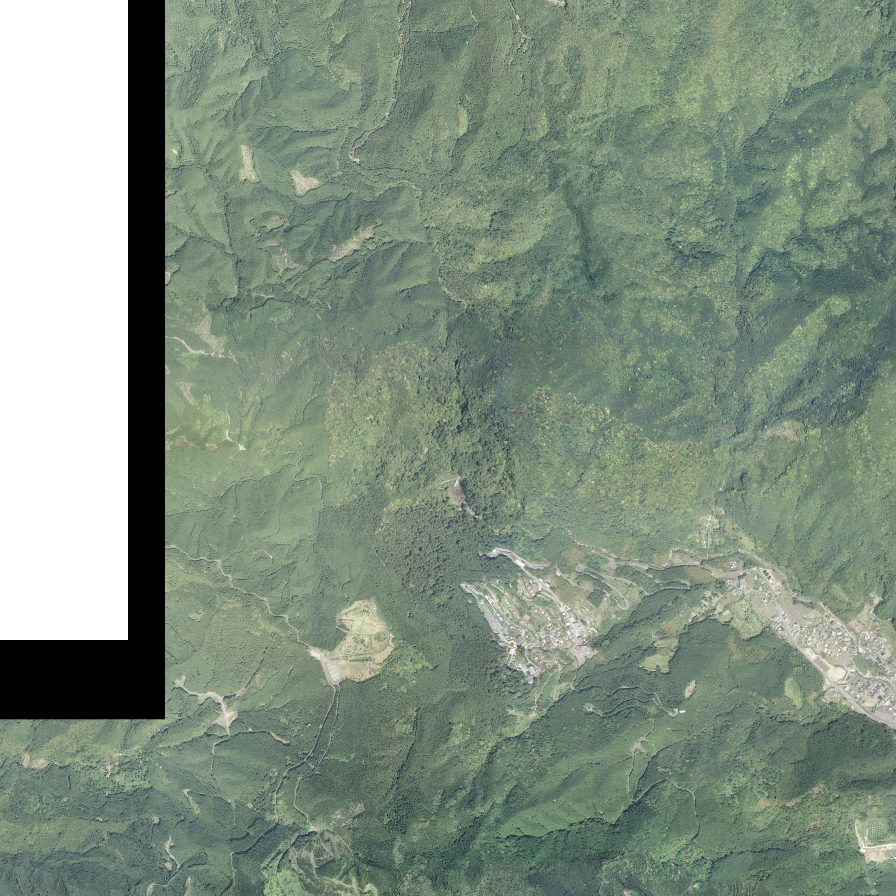
#> input picture travel_shorts/nachi/maps/ort_z16.jpg, 1792 x 1792 px (shown at 1/2 size)
$ python spot.py
#> lines starting #> are read from the running program, lines starting #| are printed output that depends on the picture
### tools/aerial_full.py
#!/usr/bin/env python3
"""全画面（1080x1920）の航空写真の場面を作る部品。spot.py から使う。

  A = Aerial(path_to_photo_jpg)                        # 国土地理院の航空写真（つないだもの）
  A.view(lt, center=(x, y), s0=1.0, s1=0.8, dur=5)    # ゆっくりズーム
  A.ring(lt, t, center, at=(x, y))                     # 指定した場所に、広がる光の輪
  A.flow(lt, t, center, path=[(x,y),...])              # 道すじにそって光る粒が流れる
座標はすべて航空写真の画像の上のピクセル。
"""
import math
import random

from PIL import Image, ImageChops, ImageDraw, ImageEnhance, ImageFilter

SW, SH = 1080, 1920
GOLD = (255, 214, 120)


class Aerial:
    def __init__(self, path, base_w=560):
#> called with path = 'travel_shorts/nachi/maps/ort_z16.jpg', base_w = 620
        self.im = Image.open(path).convert("RGB")
#> self.im is the input picture: PIL image 1792x1792 RGB; mean R, G, B 128, 144.2, 128.1
        self.bw = base_w  # scale=1 のときに切り出す幅（px）
        r = random.Random(3)
        self.pts = [(r.random(), r.gauss(0, 1), r.uniform(0.7, 1.3)) for _ in range(140)]

    def box(self, center, scale):
        w, h = self.bw * scale, self.bw * scale * SH / SW
        return (center[0] - w / 2, center[1] - h / 2, center[0] + w / 2, center[1] + h / 2)

    def scr(self, box, x, y):
        return (x - box[0]) * SW / (box[2] - box[0]), (y - box[1]) * SH / (box[3] - box[1])

    # [11 lines left out: functions frame, view, not called in this run]

    @staticmethod
    def glow(base, lay, blur=10):
        return ImageChops.add(ImageChops.add(base, lay.filter(ImageFilter.GaussianBlur(blur))), lay)

    # [38 lines left out: functions ring, flow, not called in this run]

### travel_shorts/nachi/spot.py
"""ふしぎな絶景の科学 那智の滝（30秒・全画面）

事実の根拠:
- 一段で落ちる滝として日本一の落差。幅13mの滝口から133m下の滝つぼへ落ちる。熊野那智大社の別宮・飛瀧神社の御神体。
  国の名勝。熊野那智大社は世界遺産「紀伊山地の霊場と参詣道」の一部 … 国土交通省 観光庁 多言語解説・和歌山県
- 滝の固い岩盤は、約1400万年前のマグマだまりが冷えて固まったもの。まわりのもろい地層がけずられて岩棚が残った … 国土交通省 観光庁 多言語解説
- 固く浸食に強い火成岩と、やわらかく浸食を受けやすい地層の境目にできた滝 … 和歌山県
- 産総研シームレス地質図：滝の場所は中新世（ランギアン期〜サーラバリアン期）の花崗岩類（熊野酸性岩類）、東どなりは砂岩泥岩互層
"""
import math
import os
import sys

from PIL import Image, ImageChops, ImageDraw, ImageFilter

sys.path.insert(0, os.path.join(os.path.dirname(os.path.abspath(__file__)), "..", "..", "tools"))
from aerial_full import Aerial, SW, SH  # noqa: E402

FULL = True
TITLE = "ふしぎな絶景の科学"
ACCENT = (150, 220, 255)
PLACE = dict(name="那智の滝", pref="和歌山県那智勝浦町", lat=33.6756, lon=135.8875)
MAP_CREDITS = ["航空写真: 出典 国土地理院（電子国土基本図（オルソ画像）を加工して作成）",
               "地質: 出典 産総研地質調査総合センター（20万分の1日本シームレス地質図V2）を加工して作成"]

_M = os.path.join(os.path.dirname(os.path.abspath(__file__)), "maps")
A16 = Aerial(os.path.join(_M, "ort_z16.jpg"), base_w=620)
A15 = Aerial(os.path.join(_M, "ort_z15.jpg"), base_w=680)
#> call 2 of __init__, with path = 'travel_shorts/nachi/maps/ort_z15.jpg', base_w = 680
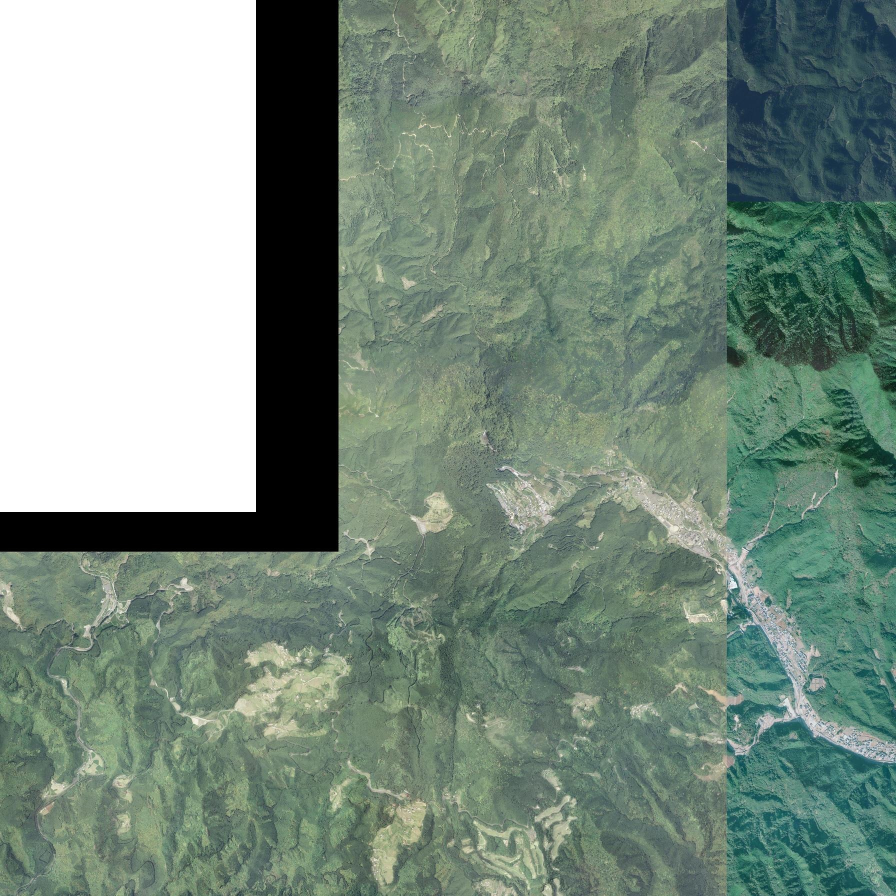
#> input picture travel_shorts/nachi/maps/ort_z15.jpg, 1792 x 1792 px (shown at 1/2 size)
#> in __init__, self.im is the input picture: PIL image 1792x1792 RGB; mean R, G, B 122.7, 141.3, 128.6
FALL16 = (914, 975)
FALL15 = (969, 872)
GEO_C = (1060, 960)
RIVER = [(969, 872), (1000, 930), (1060, 975), (1200, 1000), (1300, 1040), (1400, 1090), (1440, 1130)]
_MASK = Image.open(os.path.join(_M, "mask.png")).convert("L")
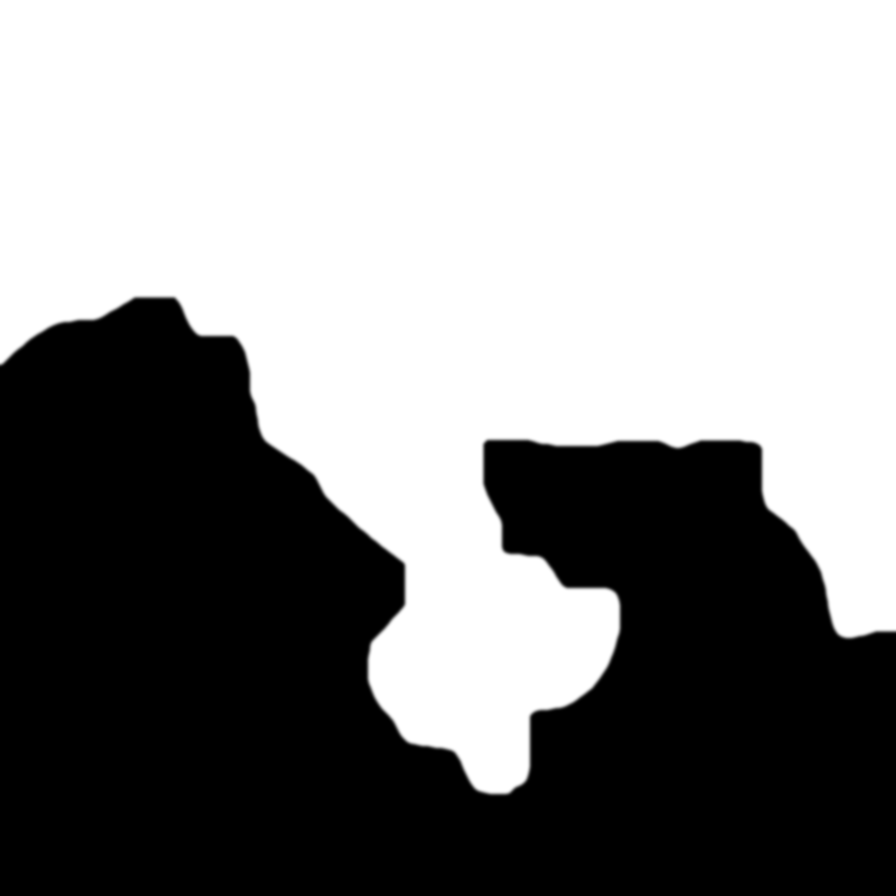
#> input picture travel_shorts/nachi/maps/mask.png, 1792 x 1792 px (shown at 1/2 size)
#> _MASK is the input picture: PIL image 1792x1792 L; min 0, max 255, mean 141
_EDGE = _MASK.filter(ImageFilter.FIND_EDGES).filter(ImageFilter.MaxFilter(5))
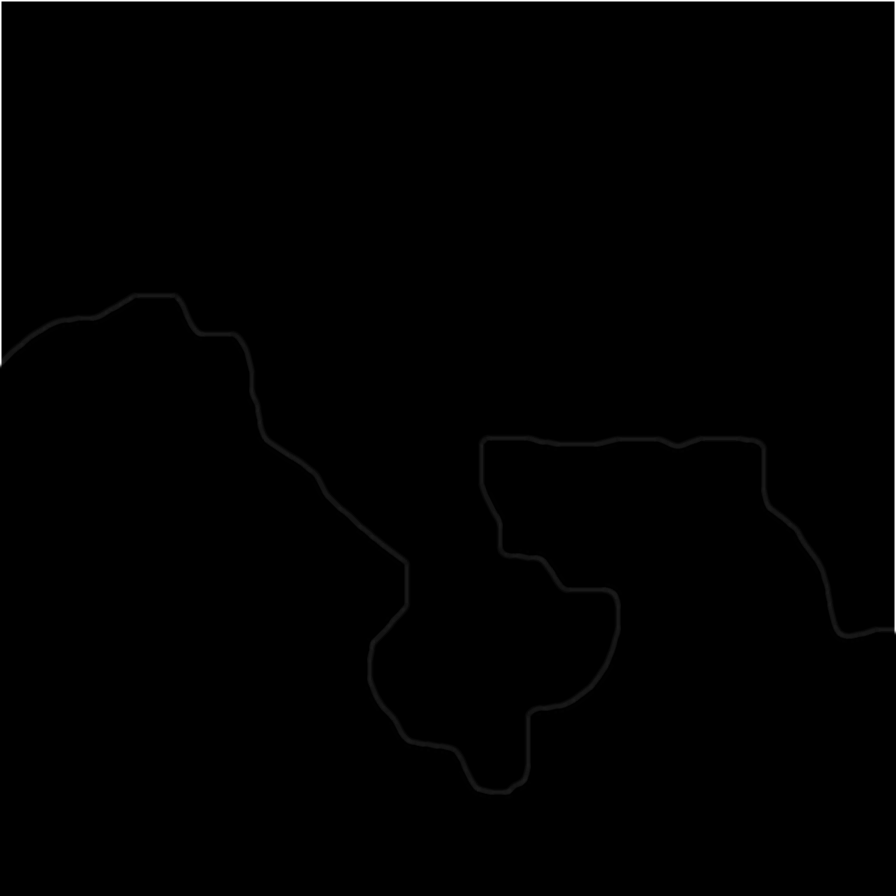
#> _EDGE: PIL image 1792x1792 L (shown at 1/2 size); min 0, max 255, mean 1.2
WARM, GOLD = (255, 150, 200), (255, 214, 120)


def spot(t, lt):
    """滝の場所に寄って、光の輪"""
    k = min(1.0, lt / 4.0)
    return A16.ring(lt, t, FALL16, at=FALL16, scale=1.15 - 0.3 * k, color=(170, 230, 255), size=170)


def geo(t, lt):
    """固い岩（花崗岩類）の広がりをやさしく色づけ、境目を光らせ、滝に輪"""
    b, im = A15.frame(GEO_C, 1.0)
    box = tuple(int(v) for v in b)
    m = _MASK.crop(box).resize((SW, SH), Image.BILINEAR)
    e = _EDGE.crop(box).resize((SW, SH), Image.BILINEAR)
    k = min(1.0, lt / 1.5)
    a = (0.26 + 0.06 * math.sin(t * 3)) * k
    im = Image.composite(Image.new("RGB", (SW, SH), WARM), im, m.point(lambda v: int(v * a)))
    lay = Image.composite(Image.new("RGB", (SW, SH), GOLD), Image.new("RGB", (SW, SH)), e.point(lambda v: int(v * k)))
    d = ImageDraw.Draw(lay)
    x, y = A15.scr(b, *FALL15)
    for i in range(3):
        ph = (t * 0.7 + i / 3) % 1
        r = 20 + 120 * ph
        d.ellipse((x - r, y - r, x + r, y + r), outline=tuple(int(v * (1 - ph)) for v in (170, 230, 255)), width=6)
    return Aerial.glow(im, lay)


def river(t, lt):
    """滝から下流へ、川の流れにそって光の粒（やわらかい地層の谷をけずる）"""
    return A15.flow(lt, t, (1125, 1000), RIVER, scale=0.9, color=(110, 190, 255), speed=90, spread=3, dark=0.8, size=5)


FIGS = {"spot": spot, "geo": geo, "river": river}

SCENES = [
    dict(spk="Z", ex="panic", say="高さ133メートルを、まっすぐ落ちる滝なのだ！？",
         read="たかさ、ひゃくさんじゅうさんメートルを、まっすぐ、おちる、たきなのだ！？",
         head="133mを\nまっすぐ落ちる！？", show=("photo", "Nachi_Falls_2025-10-13.jpg", "in"), head_y=1230),
    dict(spk="M", say="和歌山県の那智の滝。一段で落ちる滝では、日本一の落差なの。",
         read="わかやまけんの、なちのたき。いちだんで、おちる、たきでは、にっぽんいちの、らくさなの。",
         head="那智の滝\n落差133m", show=("fig", "spot")),
    dict(spk="M", say="滝の岩は、約1400万年前に地下のマグマが冷えて固まった、とても固い岩なの。",
         read="たきの、いわは、やく、せんよんひゃくまんねんまえに、ちかの、マグマが、ひえて、かたまった、とても、かたい、いわなの。",
         head="マグマが固まった\n固い岩", show=("fig", "geo")),
    dict(spk="M", say="となりの砂岩や泥岩はやわらかいから、川にけずられて低くなったの。",
         read="となりの、さがんや、でいがんは、やわらかいから、かわに、けずられて、ひくく、なったの。",
         head="やわらかい地層は\nけずられた", show=("fig", "river")),
    dict(spk="M", say="固い岩だけが崖になって残り、そこから水が一気に落ちるのよ。",
         read="かたい、いわだけが、がけに、なって、のこり、そこから、みずが、いっきに、おちるのよ。",
         head="固い岩の崖から\n一気に落ちる", show=("photo", "Nachikatsuura_Nachi_Falls_05.jpg", "right"), head_y=1230),
    dict(spk="M", say="滝そのものが神様としてまつられていて、世界遺産の一部なのよ。",
         read="たき、そのものが、かみさまとして、まつられていて、せかいいさんの、いちぶなのよ。",
         head="滝が\nご神体", show=("photo", "Three-storied_Pagoda_of_Seiganto-ji_and_Nachi_Falls_201808.jpg", "in"), head_y=1230),
    dict(spk="Z", say="岩の固さのちがいが、作った滝なのだ！",
         read="いわの、かたさの、ちがいが、つくった、たきなのだ！",
         head="岩の固さが\n作った滝！", show=("photo", "Nachi_Falls__51929861348_.jpg", "out"), head_y=1230),
]

META = dict(
    title="133mをまっすぐ落ちる！那智の滝は岩の固さが作った #shorts #絶景 #科学",
    alt_titles=["日本一の落差の滝のひみつ #shorts #那智の滝", "マグマが作った滝！？那智の滝 #shorts #和歌山 #科学"],
    lead="和歌山県那智勝浦町の那智の滝は、幅13mの滝口から133m下の滝つぼへ一気に落ちる、一段の滝として日本一の落差をもつ滝です。",
    points=["一段で落ちる滝として日本一の落差（133m）。滝そのものが飛瀧神社の御神体で、国の名勝",
            "滝の岩は、約1400万年前に地下のマグマだまりが冷えて固まった固い岩（地質図では花崗岩類）",
            "となりのやわらかい砂岩や泥岩の地層は川にけずられ、固い岩との境目に崖ができて滝になった",
            "熊野那智大社は世界遺産「紀伊山地の霊場と参詣道」の一部"],
    principle=("川の水は、流れながら少しずつ岩をけずります。やわらかい岩は早くけずれ、固い岩はなかなかけずれません。"
               "そのため固い岩とやわらかい岩がとなり合う所では、やわらかい側だけが低くなり、固い岩の端が急な崖として残ります。"
               "川がその崖を越えるところで、水が一気に落ちて滝になります（差別侵食）。那智の滝では、地下のマグマが"
               "ゆっくり冷えて固まった固い花崗岩類が、まわりの砂岩・泥岩よりけずられにくかったため、133mの崖が残りました。"),
    sources=[("国土交通省 観光庁 多言語解説（那智の滝のでき方）", "https://www.mlit.go.jp/tagengo-db/R1-02350.html"),
             ("国土交通省 観光庁 多言語解説（世界文化遺産 那智大滝・飛瀧神社）", "https://www.mlit.go.jp/tagengo-db/R2-00209.html"),
             ("和歌山県（那智の滝と地質）", "https://www.pref.wakayama.lg.jp/prefg/000200/nagomi/p50/p08_09.pdf"),
             ("和歌山県（那智大滝）", "https://www.pref.wakayama.lg.jp/prefg/081300/d00215008.html"),
             ("産総研 地質調査総合センター 20万分の1日本シームレス地質図V2", "https://gbank.gsj.jp/seamless/")],
    tags=["那智の滝", "那智大滝", "飛瀧神社", "熊野那智大社", "青岸渡寺", "熊野古道", "世界遺産", "名勝", "那智勝浦町",
          "和歌山県", "滝", "差別侵食", "花崗岩", "絶景", "ふしぎな絶景", "地学", "科学", "shorts"],
    hashtags=["#絶景", "#科学", "#那智の滝", "#和歌山", "#shorts"],
    pinned="東尋坊も「固い岩だけが残った」絶景。くらべてみてね。次はどこのふしぎな絶景が見たい？",
    notes=["岩の名前は、動画では「マグマが冷えて固まった固い岩」とだけ言った。地質図では花崗岩類（熊野酸性岩類）。滝の崖の岩を花崗斑岩とする資料もあるため、細かい名前は言っていない。",
           "地質図の色づけ（ピンク）は、地質図の花崗岩類の範囲を航空写真に重ねたもの。地質図は20万分の1なので、境目は目安。",
           "光る粒は滝から下流（那智川）へ流れる向きの演出。",
           "年代は資料により約1400万〜1500万年前と幅がある。動画では国土交通省の資料の約1400万年前を使った。"],
)
